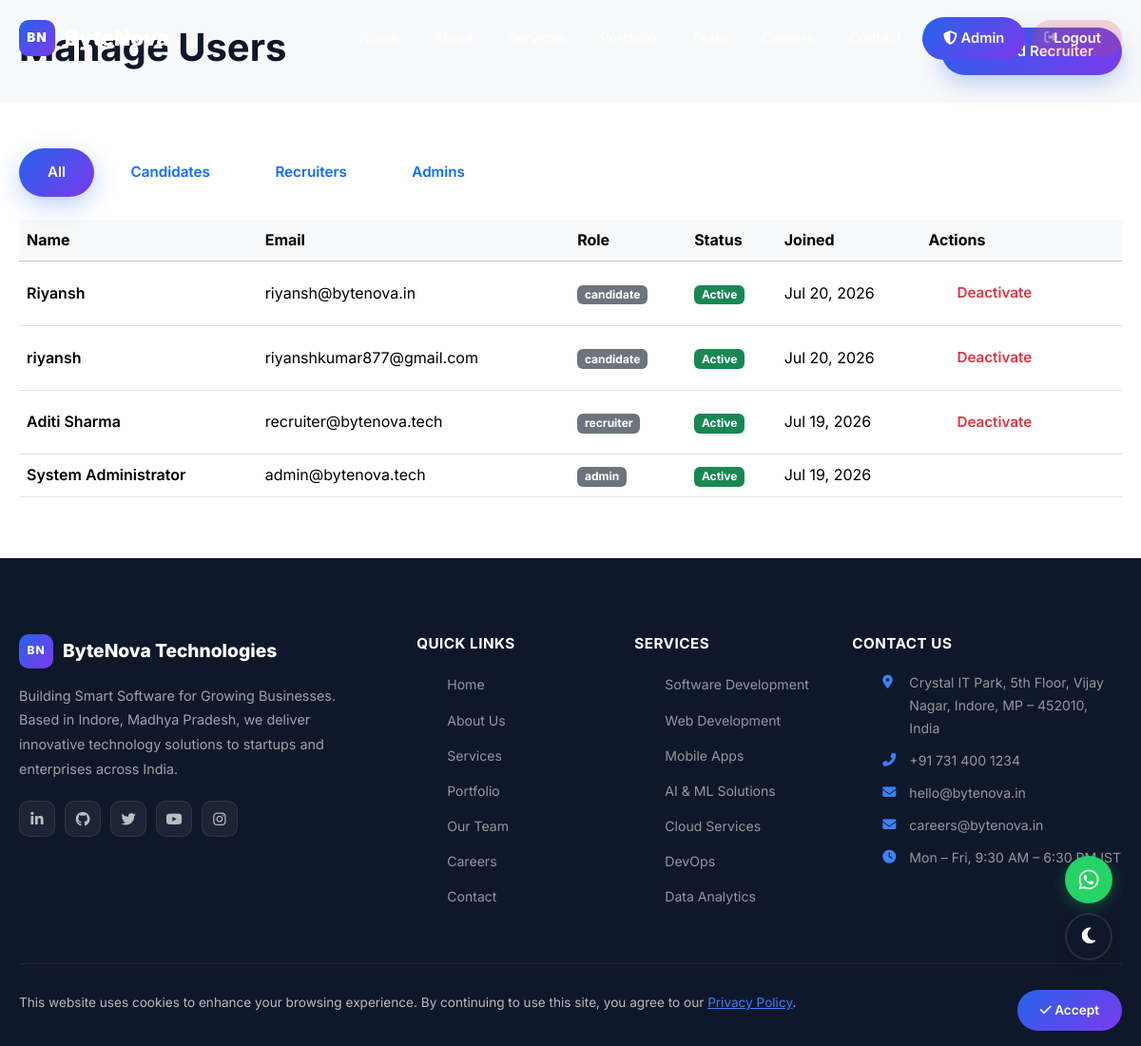
Page /admin/users (signed in) on the committed database.
### app/models.py (models this page shows, shortened)
class User(UserMixin, db.Model):
    __tablename__ = "users"
    id = db.Column(db.Integer, primary_key=True)
    email = db.Column(db.String(120), unique=True, nullable=False, index=True)
    password_hash = db.Column(db.String(256), nullable=False)
    full_name = db.Column(db.String(100), nullable=False)
    role = db.Column(db.String(20), nullable=False, default="candidate")  # candidate | recruiter | admin
    phone = db.Column(db.String(20))
    is_active = db.Column(db.Boolean, default=True)
    created_at = db.Column(db.DateTime, default=_utcnow)
    applications = db.relationship("Application", backref="candidate", lazy="dynamic")
    posted_jobs = db.relationship("Job", backref="recruiter", lazy="dynamic")
    @property
    def is_admin(self) -> bool:
        return self.role == "admin"

### app/routes/admin.py (the view)
@admin_bp.route("/users")
@login_required
@role_required("admin")
def users():
    role_filter = request.args.get("role", "")
    query = User.query
    if role_filter:
        query = query.filter_by(role=role_filter)
    all_users = query.order_by(User.created_at.desc()).all()
    return render_template("admin/users.html", users=all_users, role_filter=role_filter)

### app/utils.py (called while the page is built)
def role_required(*roles):
    def decorator(view_func):
        from functools import wraps
        from flask import abort
        @wraps(view_func)
        def wrapped(*args, **kwargs):
            if not current_user.is_authenticated:
                abort(401)
            if current_user.role not in roles:
                abort(403)
            return view_func(*args, **kwargs)
        return wrapped
    return decorator

### app/templates/admin/users.html (shortened to what this page needs)
{% extends "base.html" %}
{% block content %}
<section class="dashboard-header py-4 bg-light">
    <div class="container d-flex justify-content-between align-items-center">
        <h1 class="fw-bold">Manage Users</h1>
        <a href="{{ url_for('admin.create_recruiter') }}" class="btn btn-primary"><i class="bi bi-person-plus me-1"></i>Add Recruiter</a>
    </div>
</section>
<section class="py-5">
    <div class="container">
        <div class="mb-4">
            <a href="{{ url_for('admin.users') }}" class="btn btn-sm {% if not role_filter %}btn-primary{% else %}btn-outline-primary{% endif %} me-1">All</a>
            <a href="{{ url_for('admin.users', role='candidate') }}" class="btn btn-sm {% if role_filter == 'candidate' %}btn-primary{% else %}btn-outline-primary{% endif %} me-1">Candidates</a>
            <a href="{{ url_for('admin.users', role='recruiter') }}" class="btn btn-sm {% if role_filter == 'recruiter' %}btn-primary{% else %}btn-outline-primary{% endif %} me-1">Recruiters</a>
            <a href="{{ url_for('admin.users', role='admin') }}" class="btn btn-sm {% if role_filter == 'admin' %}btn-primary{% else %}btn-outline-primary{% endif %}">Admins</a>
        </div>
        <div class="table-responsive">
            <table class="table table-hover align-middle">
                <thead class="table-light">
                    <tr>
                        <th>Name</th>
                        <th>Email</th>
                        <th>Role</th>
                        <th>Status</th>
                        <th>Joined</th>
                        <th>Actions</th>
                    </tr>
                </thead>
                <tbody>
                    {% for u in users %}
                    <tr>
                        <td class="fw-semibold">{{ u.full_name }}</td>
                        <td>{{ u.email }}</td>
                        <td><span class="badge bg-secondary">{{ u.role }}</span></td>
                        <td>
                            {% if u.is_active %}
                            <span class="badge bg-success">Active</span>
                            {% else %}
                            <span class="badge bg-danger">Inactive</span>
                            {% endif %}
                        </td>
                        <td>{{ u.created_at.strftime('%b %d, %Y') }}</td>
                        <td>
                            {% if u.id != current_user.id %}
                            <form method="POST" action="{{ url_for('admin.toggle_user', user_id=u.id) }}" class="d-inline">
                                <button type="submit" class="btn btn-sm btn-outline-{% if u.is_active %}danger{% else %}success{% endif %}">
                                    {% if u.is_active %}Deactivate{% else %}Activate{% endif %}
                                </button>
                            </form>
                            {% endif %}
                        </td>
                    </tr>
                    {% endfor %}
                </tbody>
            </table>
        </div>
    </div>
</section>
{% endblock %}

### app/static/css/style.css (style rules this page uses)
:root { --bn-primary: #2563eb; --bn-primary-dark: #1d4ed8; --bn-primary-light: #3b82f6; --bn-secondary: #7c3aed; --bn-secondary-light: #8b5cf6; --bn-accent: #06b6d4; --bn-gradient-1: linear-gradient(135deg, #2563eb, #7c3aed); --bn-gradient-2: linear-gradient(135deg, #06b6d4, #2563eb); --bn-gradient-3: linear-gradient(135deg, #7c3aed, #ec4899); --bn-dark: #0f172a; --bn-dark-2: #1e293b; --bn-gray: #64748b; --bn-light: #f8fafc; --bn-white: #ffffff; --bn-shadow: 0 4px 24px rgba(37, 99, 235, 0.12); --bn-shadow-lg: 0 12px 48px rgba(37, 99, 235, 0.18); --bn-radius: 16px; --bn-radius-sm: 8px; --bn-transition: all 0.3s cubic-bezier(0.4, 0, 0.2, 1); --font-primary: 'Inter', -apple-system, BlinkMacSystemFont, 'Segoe UI', sans-serif; }
*, *::before, *::after { box-sizing: border-box; margin: 0; padding: 0; }
html { scroll-behavior: smooth; font-size: 16px; }
body { font-family: var(--font-primary); color: var(--bn-dark); background: var(--bn-white); line-height: 1.7; overflow-x: hidden; -webkit-font-smoothing: antialiased; }
a { text-decoration: none; color: inherit; transition: var(--bn-transition); }
h1, h2, h3, h4, h5, h6 { line-height: 1.3; font-weight: 700; }
.container { max-width: 1200px; margin: 0 auto; padding: 0 20px; }
.btn { display: inline-flex; align-items: center; gap: 10px; padding: 14px 30px; border-radius: 50px; font-weight: 600; font-size: 0.95rem; border: none; cursor: pointer; transition: var(--bn-transition); text-decoration: none; }
.btn-primary { background: var(--bn-gradient-1); color: white; box-shadow: 0 8px 24px rgba(37, 99, 235, 0.3); }

### rows in the picture
User: full_name "Riyansh", email "riyansh@bytenova.in", role "candidate", is_active "Active", created_at "Jul 20, 2026"
User: full_name "riyansh", email "riyanshkumar877@gmail.com", role "candidate", is_active "Active", created_at "Jul 20, 2026"
User: full_name "Aditi Sharma", email "recruiter@bytenova.tech", role "recruiter", is_active "Active", created_at "Jul 19, 2026"
User: full_name "System Administrator", email "admin@bytenova.tech", role "admin", is_active "Active", created_at "Jul 19, 2026"
